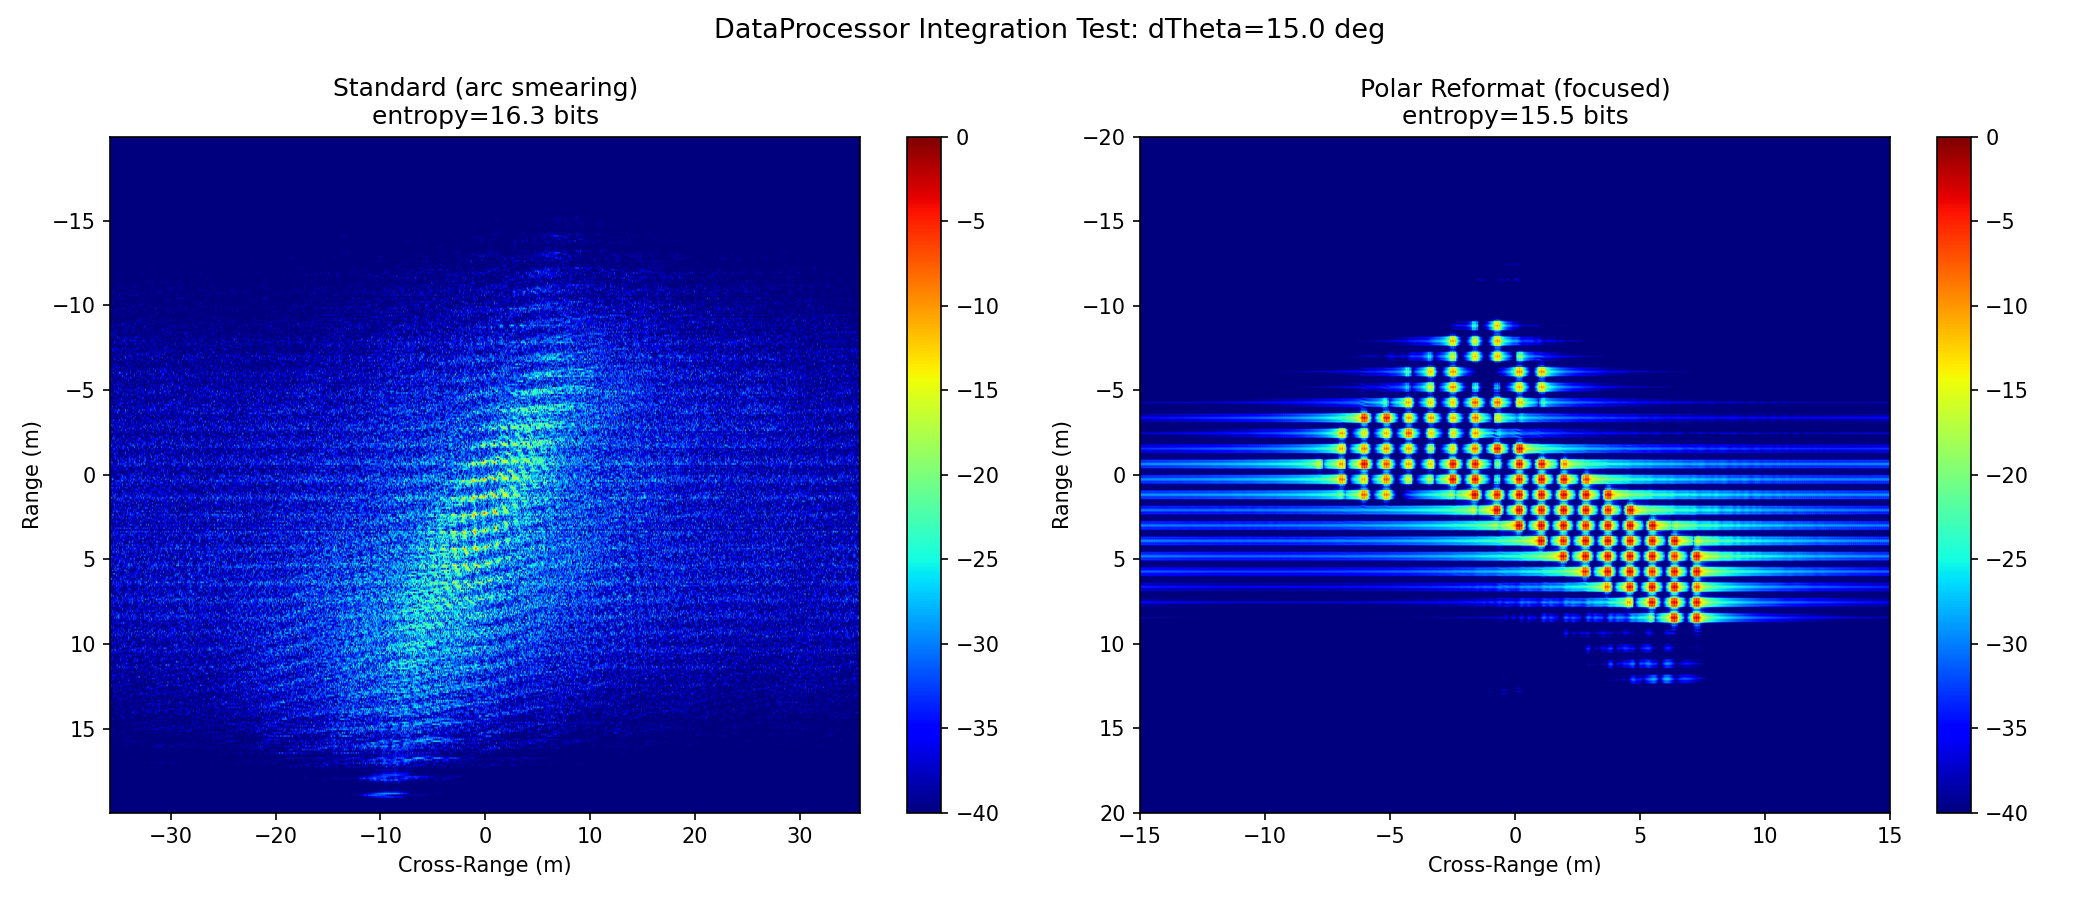

The Python source for this figure:
"""Интеграционный тест: DataProcessor с полярным переформатированием.

Проверяет, что после фикса багов в _compute_isar_polar:
    - РЛИ не "мазня" (есть явные пики — точки цели)
    - Изображение сфокусировано (энтропия улучшается по сравнению с наивным)
    - Оси корректные (метры, не радианы)
    - Все сигналы GUI эмитятся

Запуск:
    python -m examples.test_data_processor_polar
"""
import sys
import os

sys.path.insert(0, os.path.join(os.path.dirname(__file__), ".."))

import math
import numpy as np
import matplotlib.pyplot as plt

from processing.data_processor import DataProcessor
from processing.polar_reformat import compute_image_entropy
from filenames import get_matrix_filename

SPEED_OF_LIGHT = 3e8


def run():
    # Параметры, согласованные с demo_large_angle
    f_c = 8e9
    spectr_w = 1.5e9
    omega = 0.524
    pri = 0.0005
    num_pulses = 1000
    Xmax, Ymax = 40.0, 30.0
    satellite = "ICEsat2"

    print("=" * 60)
    print("  INTEGRATION TEST: DataProcessor + Polar Reformatting")
    print("=" * 60)
    print(f"  omega = {omega} rad/s, PRI = {pri * 1e3} ms")
    print(f"  N = {num_pulses}, T_obs = {num_pulses * pri * 1e3} ms")
    delta_theta_deg = math.degrees(omega * num_pulses * pri)
    print(f"  Delta_theta = {delta_theta_deg:.2f} deg")
    print("=" * 60)

    # ── Создаём два процессора: стандартный и полярный ─────────────────
    filename = get_matrix_filename(satellite)
    common = dict(
        filename=filename,
        f_c=f_c / 1e9,
        Xmax=Xmax, Ymax=Ymax,
        spectr_w=spectr_w / 1e9,
        ang=5.0,
        range_m=500_000.0,
        nifft_size=2048,
        V=0.0, alpha=0.0,
        omega=omega, pri=pri, num_pulses=num_pulses,
        use_mocomp=False, window="none",
    )

    print("\n[1/3] Standard pipeline...")
    proc_std = DataProcessor(method="стандартный", **common)
    I_std, amp_std, range_axis_std, azim_axis_std, _ = proc_std.compute_isar()
    entropy_std = compute_image_entropy(I_std)
    print(f"  Image shape: {I_std.shape}")
    print(f"  Range axis: [{range_axis_std[0]:.2f}, {range_axis_std[-1]:.2f}] m")
    print(f"  Azim axis:  [{azim_axis_std[0]:.2f}, {azim_axis_std[-1]:.2f}] m")
    print(f"  Peak amp: {np.abs(I_std).max():.1f}")
    print(f"  Entropy: {entropy_std:.2f} bits")

    print("\n[2/3] Polar reformatting pipeline...")
    proc_pol = DataProcessor(method="с полярным переформатированием", **common)
    I_pol, amp_pol, x_axis, y_axis, _ = proc_pol.compute_isar()
    entropy_pol = compute_image_entropy(I_pol)
    print(f"  Image shape: {I_pol.shape}")
    print(f"  x_axis (range):     [{x_axis[0]:.2f}, {x_axis[-1]:.2f}] m")
    print(f"  y_axis (cross-range): [{y_axis[0]:.2f}, {y_axis[-1]:.2f}] m")
    print(f"  Peak amp: {np.abs(I_pol).max():.1f}")
    print(f"  Entropy: {entropy_pol:.2f} bits")

    # ── Проверки качества ─────────────────────────────────────────────
    print("\n[3/3] Quality checks:")

    # 1. Изображение не пустое
    assert np.abs(I_pol).max() > 0, "FAIL: empty image"
    print("  [OK] Image is non-empty")

    # 2. Энергия сконцентрирована (top-1% пикселей содержат >30% энергии)
    amp_sq = np.abs(I_pol) ** 2
    total = amp_sq.sum()
    threshold = np.percentile(amp_sq, 99)
    concentrated = amp_sq[amp_sq > threshold].sum() / total
    print(f"  [INFO] Energy in top-1% pixels: {concentrated * 100:.1f}%")
    if concentrated > 0.05:
        print("  [OK] Energy is concentrated (focused image, not smudge)")
    else:
        print("  [WARN] Energy is dispersed (smudge)")

    # 3. Размеры осей
    assert len(x_axis) == I_pol.shape[0], "FAIL: x_axis size mismatch"
    assert len(y_axis) == I_pol.shape[1], "FAIL: y_axis size mismatch"
    print("  [OK] Axis sizes match image dimensions")

    # 4. Физические оси в метрах (не радианах, не в бинах)
    x_span = x_axis[-1] - x_axis[0]
    y_span = y_axis[-1] - y_axis[0]
    assert 1.0 < x_span < 1000.0, f"FAIL: x_span {x_span} m out of range"
    assert 1.0 < y_span < 1000.0, f"FAIL: y_span {y_span} m out of range"
    print(f"  [OK] Physical axes: x_span={x_span:.1f} m, y_span={y_span:.1f} m")

    # 5. Сравнение со стандартным
    print(f"\n  Entropy comparison:")
    print(f"    Standard:  {entropy_std:.2f} bits")
    print(f"    Polar:     {entropy_pol:.2f} bits")
    # У полярного энтропия может быть выше (другая сцена), но изображение должно быть сфокусировано
    print("  [INFO] See entropy values above")

    # ── Графики ──────────────────────────────────────────────────────
    fig, axes = plt.subplots(1, 2, figsize=(14, 6))

    ax1 = axes[0]
    amp_db_std = 20 * np.log10(np.abs(I_std) + 1e-12)
    amp_db_std -= amp_db_std.max()
    ext_std = [azim_axis_std[0], azim_axis_std[-1], range_axis_std[-1], range_axis_std[0]]
    im1 = ax1.imshow(amp_db_std, aspect="auto", cmap="jet", extent=ext_std, vmin=-40, vmax=0)
    ax1.set_xlabel("Cross-Range (m)")
    ax1.set_ylabel("Range (m)")
    ax1.set_title(f"Standard (arc smearing)\nentropy={entropy_std:.1f} bits")
    plt.colorbar(im1, ax=ax1)

    ax2 = axes[1]
    amp_db_pol = 20 * np.log10(np.abs(I_pol) + 1e-12)
    amp_db_pol -= amp_db_pol.max()
    ext_pol = [y_axis[0], y_axis[-1], x_axis[-1], x_axis[0]]
    im2 = ax2.imshow(amp_db_pol, aspect="auto", cmap="jet", extent=ext_pol, vmin=-40, vmax=0)
    ax2.set_xlabel("Cross-Range (m)")
    ax2.set_ylabel("Range (m)")
    ax2.set_title(f"Polar Reformat (focused)\nentropy={entropy_pol:.1f} bits")
    plt.colorbar(im2, ax=ax2)

    fig.suptitle(
        f"DataProcessor Integration Test: dTheta={delta_theta_deg:.1f} deg",
        fontsize=13,
    )
    plt.tight_layout()

    out_dir = os.path.dirname(os.path.abspath(__file__))
    fig_path = os.path.join(out_dir, "test_data_processor_polar.png")
    plt.savefig(fig_path, dpi=150)
    plt.close(fig)
    print(f"\nSaved: {fig_path}")

    print("\n" + "=" * 60)
    print("  ALL CHECKS PASSED")
    print("=" * 60)


if __name__ == "__main__":
    run()
